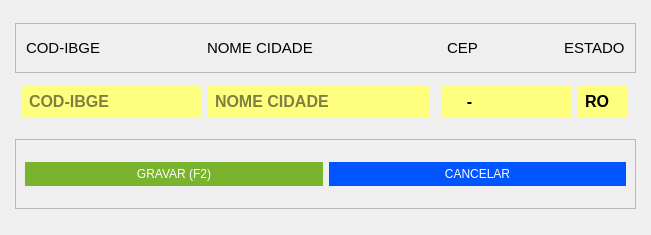
     <widget class="QWidget" name="cadastro_cidades" native="true">
      <property name="geometry">
       <rect>
        <x>1230</x>
        <y>70</y>
        <width>651</width>
        <height>235</height>
       </rect>
      </property>
      <property name="minimumSize">
       <size>
        <width>651</width>
        <height>235</height>
       </size>
      </property>
      <property name="styleSheet">
       <string notr="true">
QWidget#cadastro_cidades{
text-transform: uppercase;
border:1px solid blue;
background-color: rgb(85, 170, 255);
}
QLineEdit{
background-color: rgb(255, 255, 127);
font-size: 16px;
font-family: &quot;Arial&quot;;
font-weight: bold;
color: rgb(0, 0, 0);
border:none;
border-bottom-left-radius:0px;
border-bottom-right-radius:0px;
border-top-left-radius:0px;
padding:6px
}
QLineEdit:focus{
	background-color: rgb(226, 226, 226);
}

QLabel{
color:black;
border:0px;
font-size:15px;
	background-color: none;
}


</string>
      </property>
      <layout class="QVBoxLayout" name="verticalLayout_8" stretch="0,0,0">
       <property name="spacing">
        <number>0</number>
       </property>
       <property name="leftMargin">
        <number>15</number>
       </property>
       <property name="topMargin">
        <number>15</number>
       </property>
       <property name="rightMargin">
        <number>15</number>
       </property>
       <property name="bottomMargin">
        <number>15</number>
       </property>
       <item>
        <widget class="QFrame" name="frame_6">
         <property name="minimumSize">
          <size>
           <width>0</width>
           <height>50</height>
          </size>
         </property>
         <property name="maximumSize">
          <size>
           <width>16777215</width>
           <height>50</height>
          </size>
         </property>
         <property name="frameShape">
          <enum>QFrame::StyledPanel</enum>
         </property>
         <property name="frameShadow">
          <enum>QFrame::Raised</enum>
         </property>
         <layout class="QHBoxLayout" name="horizontalLayout_8">
          <property name="spacing">
           <number>6</number>
          </property>
          <property name="leftMargin">
           <number>0</number>
          </property>
          <property name="topMargin">
           <number>0</number>
          </property>
          <property name="rightMargin">
           <number>10</number>
          </property>
          <property name="bottomMargin">
           <number>0</number>
          </property>
          <item>
           <spacer name="horizontalSpacer_8">
            <property name="orientation">
             <enum>Qt::Horizontal</enum>
            </property>
            <property name="sizeType">
             <enum>QSizePolicy::Fixed</enum>
            </property>
            <property name="sizeHint" stdset="0">
             <size>
              <width>10</width>
              <height>20</height>
             </size>
            </property>
           </spacer>
          </item>
          <item>
           <widget class="QLabel" name="label_5">
            <property name="text">
             <string>COD-IBGE</string>
            </property>
           </widget>
          </item>
          <item>
           <spacer name="horizontalSpacer_9">
            <property name="orientation">
             <enum>Qt::Horizontal</enum>
            </property>
            <property name="sizeType">
             <enum>QSizePolicy::Fixed</enum>
            </property>
            <property name="sizeHint" stdset="0">
             <size>
              <width>100</width>
              <height>20</height>
             </size>
            </property>
           </spacer>
          </item>
          <item>
           <widget class="QLabel" name="label_6">
            <property name="text">
             <string>NOME CIDADE</string>
            </property>
           </widget>
          </item>
          <item>
           <spacer name="horizontalSpacer_10">
            <property name="orientation">
             <enum>Qt::Horizontal</enum>
            </property>
            <property name="sizeType">
             <enum>QSizePolicy::Fixed</enum>
            </property>
            <property name="sizeHint" stdset="0">
             <size>
              <width>500</width>
              <height>20</height>
             </size>
            </property>
           </spacer>
          </item>
          <item>
           <widget class="QLabel" name="label_7">
            <property name="text">
             <string>CEP</string>
            </property>
           </widget>
          </item>
          <item>
           <spacer name="horizontalSpacer_11">
            <property name="orientation">
             <enum>Qt::Horizontal</enum>
            </property>
            <property name="sizeType">
             <enum>QSizePolicy::Fixed</enum>
            </property>
            <property name="sizeHint" stdset="0">
             <size>
              <width>80</width>
              <height>20</height>
             </size>
            </property>
           </spacer>
          </item>
          <item>
           <widget class="QLabel" name="label_8">
            <property name="text">
             <string>ESTADO</string>
            </property>
           </widget>
          </item>
          <item>
           <spacer name="horizontalSpacer_12">
            <property name="orientation">
             <enum>Qt::Horizontal</enum>
            </property>
            <property name="sizeHint" stdset="0">
             <size>
              <width>40</width>
              <height>20</height>
             </size>
            </property>
           </spacer>
          </item>
          <item>
           <spacer name="horizontalSpacer_13">
            <property name="orientation">
             <enum>Qt::Horizontal</enum>
            </property>
            <property name="sizeHint" stdset="0">
             <size>
              <width>40</width>
              <height>20</height>
             </size>
            </property>
           </spacer>
          </item>
         </layout>
        </widget>
       </item>
       <item>
        <widget class="QFrame" name="frame_7">
         <property name="maximumSize">
          <size>
           <width>16777215</width>
           <height>50</height>
          </size>
         </property>
         <property name="styleSheet">
          <string notr="true">QFrame{
border:none;
}

Line{
border:5px solid red;

}</string>
         </property>
         <property name="frameShape">
          <enum>QFrame::StyledPanel</enum>
         </property>
         <property name="frameShadow">
          <enum>QFrame::Raised</enum>
         </property>
         <layout class="QHBoxLayout" name="horizontalLayout_9">
          <property name="leftMargin">
           <number>0</number>
          </property>
          <property name="topMargin">
           <number>0</number>
          </property>
          <item>
           <widget class="Line" name="line_6">
            <property name="orientation">
             <enum>Qt::Horizontal</enum>
            </property>
           </widget>
          </item>
          <item>
           <widget class="QLineEdit" name="tx_cid_cod_ibge">
            <property name="maximumSize">
             <size>
              <width>180</width>
              <height>16777215</height>
             </size>
            </property>
            <property name="focusPolicy">
             <enum>Qt::StrongFocus</enum>
            </property>
            <property name="maxLength">
             <number>8</number>
            </property>
            <property name="echoMode">
             <enum>QLineEdit::PasswordEchoOnEdit</enum>
            </property>
            <property name="placeholderText">
             <string>COD-IBGE</string>
            </property>
           </widget>
          </item>
          <item>
           <widget class="QLineEdit" name="tx_cid_cidade">
            <property name="focusPolicy">
             <enum>Qt::StrongFocus</enum>
            </property>
            <property name="echoMode">
             <enum>QLineEdit::PasswordEchoOnEdit</enum>
            </property>
            <property name="placeholderText">
             <string>NOME CIDADE</string>
            </property>
           </widget>
          </item>
          <item>
           <widget class="Line" name="line_7">
            <property name="orientation">
             <enum>Qt::Horizontal</enum>
            </property>
           </widget>
          </item>
          <item>
           <widget class="QLineEdit" name="tx_cid_cep">
            <property name="maximumSize">
             <size>
              <width>130</width>
              <height>16777215</height>
             </size>
            </property>
            <property name="focusPolicy">
             <enum>Qt::StrongFocus</enum>
            </property>
            <property name="inputMask">
             <string>9999-9999</string>
            </property>
            <property name="text">
             <string>-</string>
            </property>
           </widget>
          </item>
          <item>
           <widget class="QLineEdit" name="tx_cid_estado">
            <property name="maximumSize">
             <size>
              <width>50</width>
              <height>16777215</height>
             </size>
            </property>
            <property name="text">
             <string>RO</string>
            </property>
            <property name="maxLength">
             <number>2</number>
            </property>
            <property name="placeholderText">
             <string>UF</string>
            </property>
           </widget>
          </item>
         </layout>
        </widget>
       </item>
       <item>
        <widget class="QFrame" name="frame_8">
         <property name="maximumSize">
          <size>
           <width>16777215</width>
           <height>70</height>
          </size>
         </property>
         <property name="styleSheet">
          <string notr="true">QPushButton {
border:none;
background-color: #1E87F0;
color: #FFF;
padding:15px 60px;
	font: 75 14pt &quot;Tahoma&quot;;
 }
QPushButton:hover{
background-color: #40a286
}</string>
         </property>
         <property name="frameShape">
          <enum>QFrame::StyledPanel</enum>
         </property>
         <property name="frameShadow">
          <enum>QFrame::Raised</enum>
         </property>
         <layout class="QHBoxLayout" name="horizontalLayout_10">
          <item>
           <widget class="QPushButton" name="bt_grava_cidade">
            <property name="minimumSize">
             <size>
              <width>150</width>
              <height>0</height>
             </size>
            </property>
            <property name="maximumSize">
             <size>
              <width>16777215</width>
              <height>16777215</height>
             </size>
            </property>
            <property name="focusPolicy">
             <enum>Qt::NoFocus</enum>
            </property>
            <property name="styleSheet">
             <string notr="true">QPushButton {
background-color: #7AB32E;
color: #FFF;
padding:5px ;
	font: 12pt &quot;Segoe UI&quot;;
 }
QPushButton:hover{
background-color: #40a286
}</string>
            </property>
            <property name="text">
             <string>GRAVAR (F2)</string>
            </property>
            <property name="shortcut">
             <string>F2</string>
            </property>
            <property name="autoDefault">
             <bool>false</bool>
            </property>
           </widget>
          </item>
          <item>
           <widget class="QPushButton" name="bt_cancelarCadastrocidade">
            <property name="minimumSize">
             <size>
              <width>150</width>
              <height>0</height>
             </size>
            </property>
            <property name="maximumSize">
             <size>
              <width>16777215</width>
              <height>16777215</height>
             </size>
            </property>
            <property name="focusPolicy">
             <enum>Qt::NoFocus</enum>
            </property>
            <property name="styleSheet">
             <string notr="true">QPushButton{
	text-align:center;
	color:#fff;
	border:0px;
	
	font-size:12px;
	cursor: pointer;
	background-color: rgb(0, 85, 255);
padding:5px 
}
QPushButton:hover{
background-color:#3668ff;
}</string>
            </property>
            <property name="text">
             <string>CANCELAR</string>
            </property>
            <property name="shortcut">
             <string>Esc</string>
            </property>
           </widget>
          </item>
         </layout>
        </widget>
       </item>
      </layout>
     </widget>
